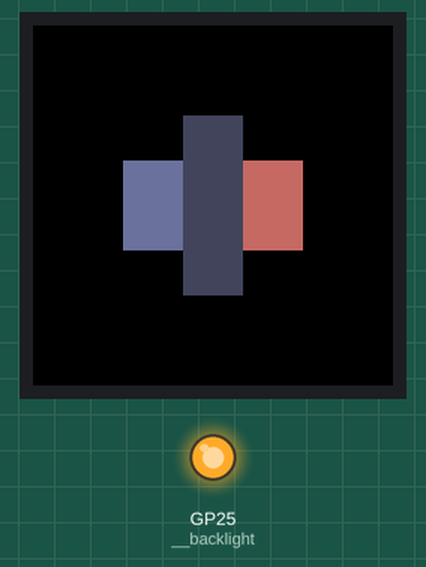
The program below on a simulated Raspberry Pi Pico running CircuitPython. On the bench: 240×240 colour display, output pins drawn as LEDs (lit = HIGH).

Above: at 0.4 s.
At 5.1 s:
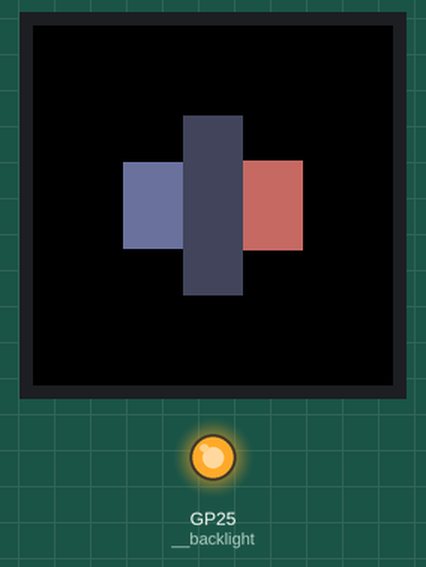
At 15.1 s:
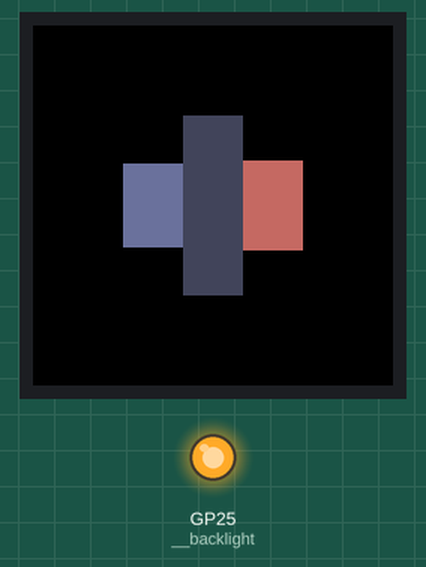

Measured:
- what the display in image 1 shows lasts 10.0 s, from 5.0 s to 15.0 s

The program:

pomodoro.py
```python
import terminalio
import time
import math

from adafruit_display_shapes.rect import Rect

from watch import GC9A01ADisplay


display = GC9A01ADisplay()

WARMUP_COLOR =  0x6C739C
FOCUS_COLOR =   0x424658
BREAK_COLOR =   0xC56B62

WARMUP_DURATION =    5 * 60
FOCUS_DURATION =    10 * 60
BREAK_DURATION =     5 * 60
MAX_DURATION =      10 * 60

CENTER_X = 120
CENTER_Y = 120
MAX_BAR_HEIGHT = 120
BAR_WIDTH = 40

WARMUP_X = CENTER_X + int(-1.5 * BAR_WIDTH)
FOCUS_X = CENTER_X + int(-0.5 * BAR_WIDTH)
BREAK_X = CENTER_X + int(0.5 * BAR_WIDTH)

warmup_rect = Rect(x=WARMUP_X, y=110, width=BAR_WIDTH, height=20, fill=WARMUP_COLOR)
focus_rect = Rect(x=FOCUS_X, y=110, width=BAR_WIDTH, height=20, fill=FOCUS_COLOR)
break_rect = Rect(x=BREAK_X, y=110, width=BAR_WIDTH, height=20, fill=BREAK_COLOR)

display.add('w', warmup_rect)
display.add('f', focus_rect)
display.add('b', break_rect)


def create_bar(x, time_counted, max_time, color):
    if time_counted < 0:
        time_counted = 0

    percent_left = 1 - (time_counted / max_time)
    bar_scale = max_time / MAX_DURATION
    bar_height = int(MAX_BAR_HEIGHT * bar_scale * percent_left)

    if bar_height > 0:
        if bar_height % 2 == 1:
            bar_height += 1
        bar_y = int(CENTER_Y - (bar_height / 2))
    else:
        bar_height = 2
        bar_y = int(CENTER_Y - 1)
        color = 0xFFFFFF

    return Rect(
        x=x,
        y=bar_y,
        width=BAR_WIDTH,
        height=bar_height,
        fill=color
    )

start_time = time.monotonic()
while True:
    time_elapsed = time.monotonic() - start_time

    warmup_time_counted = time_elapsed
    focus_time_counted = time_elapsed - WARMUP_DURATION
    break_time_counted = time_elapsed - (WARMUP_DURATION + FOCUS_DURATION)

    next_warmup_rect = create_bar(WARMUP_X, warmup_time_counted, WARMUP_DURATION, WARMUP_COLOR)
    next_focus_rect = create_bar(FOCUS_X, focus_time_counted, FOCUS_DURATION, FOCUS_COLOR)
    next_break_rect = create_bar(BREAK_X, break_time_counted, BREAK_DURATION, BREAK_COLOR)

    display.update('w', next_warmup_rect)
    display.update('f', next_focus_rect)
    display.update('b', next_break_rect)

    if time_elapsed > (WARMUP_DURATION + FOCUS_DURATION + BREAK_DURATION):
        start_time = time.monotonic()
```

watch.py
```python
from fourwire import FourWire
import displayio
import digitalio
import board
import busio

from adafruit_gc9a01a import GC9A01A


class GC9A01ADisplay:
    def __init__(self, backlight=True):
        # Backlight setup
        self.__backlight = digitalio.DigitalInOut(board.GP25)
        self.__backlight.direction = digitalio.Direction.OUTPUT
        self.set_backlight(backlight)

        # Reset display
        displayio.release_displays()

        # Display setup
        spi = busio.SPI(clock=board.GP10, MOSI=board.GP11)
        tft_cs = board.GP9
        tft_dc = board.GP8
        tft_rst = board.GP12

        display_bus = FourWire(spi, command=tft_dc, chip_select=tft_cs, reset=tft_rst)
        self.__display = GC9A01A(display_bus, width=240, height=240)
        self.reset()

    def set_backlight(self, value):
        self.__backlight.value = value

    def reset(self):
        self.__display.root_group = displayio.Group()
        self.__element_index = {}

    def add(self, name, element):
        self.__element_index[name] = len(self.__display.root_group)
        self.__display.root_group.append(element)

    def update(self, name, new_element):
        element_index = self.__element_index[name]
        self.__display.root_group[element_index] = new_element
```
